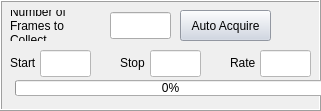
     <widget class="QFrame" name="frame_2">
      <property name="geometry">
       <rect>
        <x>1030</x>
        <y>40</y>
        <width>321</width>
        <height>111</height>
       </rect>
      </property>
      <property name="frameShape">
       <enum>QFrame::Box</enum>
      </property>
      <property name="frameShadow">
       <enum>QFrame::Raised</enum>
      </property>
      <widget class="QPushButton" name="pushButtonAutoAcquireBench">
       <property name="enabled">
        <bool>true</bool>
       </property>
       <property name="geometry">
        <rect>
         <x>180</x>
         <y>10</y>
         <width>91</width>
         <height>31</height>
        </rect>
       </property>
       <property name="styleSheet">
        <string notr="true">background:rgb(204, 212, 226)</string>
       </property>
       <property name="text">
        <string>Auto Acquire</string>
       </property>
      </widget>
      <widget class="QLineEdit" name="lineEditNumFramesAutoBench">
       <property name="geometry">
        <rect>
         <x>110</x>
         <y>12</y>
         <width>61</width>
         <height>27</height>
        </rect>
       </property>
       <property name="styleSheet">
        <string notr="true"/>
       </property>
       <property name="readOnly">
        <bool>true</bool>
       </property>
      </widget>
      <widget class="QLabel" name="label_8">
       <property name="geometry">
        <rect>
         <x>10</x>
         <y>10</y>
         <width>91</width>
         <height>31</height>
        </rect>
       </property>
       <property name="text">
        <string>Number of
Frames to Collect</string>
       </property>
       <property name="wordWrap">
        <bool>true</bool>
       </property>
      </widget>
      <widget class="QProgressBar" name="progressBarAutoBench">
       <property name="geometry">
        <rect>
         <x>15</x>
         <y>80</y>
         <width>311</width>
         <height>16</height>
        </rect>
       </property>
       <property name="value">
        <number>0</number>
       </property>
      </widget>
      <widget class="QLabel" name="label_193">
       <property name="geometry">
        <rect>
         <x>120</x>
         <y>53</y>
         <width>41</width>
         <height>20</height>
        </rect>
       </property>
       <property name="text">
        <string>Stop</string>
       </property>
      </widget>
      <widget class="QLabel" name="label_194">
       <property name="geometry">
        <rect>
         <x>230</x>
         <y>53</y>
         <width>41</width>
         <height>20</height>
        </rect>
       </property>
       <property name="text">
        <string>Rate</string>
       </property>
      </widget>
      <widget class="QLineEdit" name="lineEditRotationStopBench">
       <property name="geometry">
        <rect>
         <x>150</x>
         <y>50</y>
         <width>51</width>
         <height>27</height>
        </rect>
       </property>
       <property name="styleSheet">
        <string notr="true">background:rgb(255, 255, 255)</string>
       </property>
      </widget>
      <widget class="QLabel" name="label_195">
       <property name="geometry">
        <rect>
         <x>10</x>
         <y>53</y>
         <width>41</width>
         <height>20</height>
        </rect>
       </property>
       <property name="text">
        <string>Start</string>
       </property>
      </widget>
      <widget class="QLineEdit" name="lineEditRotationStartBench">
       <property name="geometry">
        <rect>
         <x>40</x>
         <y>50</y>
         <width>51</width>
         <height>27</height>
        </rect>
       </property>
       <property name="styleSheet">
        <string notr="true">background:rgb(255, 255, 255)</string>
       </property>
      </widget>
      <widget class="QLineEdit" name="lineEditRotationRateBench">
       <property name="geometry">
        <rect>
         <x>260</x>
         <y>50</y>
         <width>51</width>
         <height>27</height>
        </rect>
       </property>
       <property name="styleSheet">
        <string notr="true">background:rgb(255, 255, 255)</string>
       </property>
      </widget>
      <zorder>pushButtonAutoAcquireBench</zorder>
      <zorder>label_8</zorder>
      <zorder>progressBarAutoBench</zorder>
      <zorder>label_193</zorder>
      <zorder>label_194</zorder>
      <zorder>lineEditRotationStopBench</zorder>
      <zorder>label_195</zorder>
      <zorder>lineEditRotationStartBench</zorder>
      <zorder>lineEditRotationRateBench</zorder>
      <zorder>lineEditNumFramesAutoBench</zorder>
     </widget>
